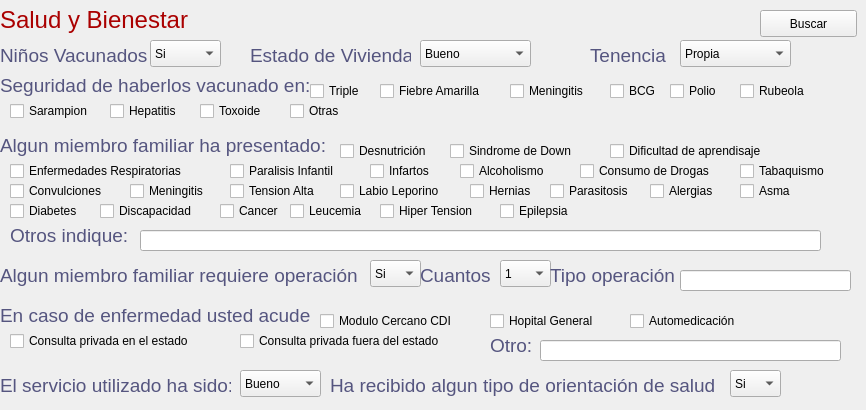
    <widget class="QWidget" name="tab_3">
     <attribute name="title">
      <string>Salud</string>
     </attribute>
     <widget class="QCheckBox" name="checkBox_9">
      <property name="geometry">
       <rect>
        <x>110</x>
        <y>100</y>
        <width>95</width>
        <height>22</height>
       </rect>
      </property>
      <property name="text">
       <string>Hepatitis</string>
      </property>
     </widget>
     <widget class="QCheckBox" name="checkBox_10">
      <property name="geometry">
       <rect>
        <x>740</x>
        <y>80</y>
        <width>95</width>
        <height>22</height>
       </rect>
      </property>
      <property name="text">
       <string>Rubeola</string>
      </property>
     </widget>
     <widget class="QLabel" name="label_36">
      <property name="geometry">
       <rect>
        <x>0</x>
        <y>70</y>
        <width>311</width>
        <height>31</height>
       </rect>
      </property>
      <property name="text">
       <string>&lt;!DOCTYPE HTML PUBLIC &quot;-//W3C//DTD HTML 4.0//EN&quot; &quot;http://www.w3.org/TR/REC-html40/strict.dtd&quot;&gt;
&lt;html&gt;&lt;head&gt;&lt;meta name=&quot;qrichtext&quot; content=&quot;1&quot; /&gt;&lt;style type=&quot;text/css&quot;&gt;
p, li { white-space: pre-wrap; }
&lt;/style&gt;&lt;/head&gt;&lt;body style=&quot; font-family:'Ubuntu'; font-size:11pt; font-weight:400; font-style:normal;&quot;&gt;
&lt;p style=&quot; margin-top:0px; margin-bottom:0px; margin-left:0px; margin-right:0px; -qt-block-indent:0; text-indent:0px;&quot;&gt;&lt;span style=&quot; font-size:14pt; color:#55557f;&quot;&gt;Seguridad de haberlos vacunado en:&lt;/span&gt;&lt;/p&gt;&lt;/body&gt;&lt;/html&gt;</string>
      </property>
     </widget>
     <widget class="QCheckBox" name="checkBox_11">
      <property name="geometry">
       <rect>
        <x>610</x>
        <y>80</y>
        <width>95</width>
        <height>22</height>
       </rect>
      </property>
      <property name="text">
       <string>BCG</string>
      </property>
     </widget>
     <widget class="QCheckBox" name="checkBox_12">
      <property name="geometry">
       <rect>
        <x>380</x>
        <y>80</y>
        <width>131</width>
        <height>22</height>
       </rect>
      </property>
      <property name="text">
       <string>Fiebre Amarilla</string>
      </property>
     </widget>
     <widget class="QLabel" name="label_37">
      <property name="geometry">
       <rect>
        <x>250</x>
        <y>40</y>
        <width>161</width>
        <height>31</height>
       </rect>
      </property>
      <property name="text">
       <string>&lt;!DOCTYPE HTML PUBLIC &quot;-//W3C//DTD HTML 4.0//EN&quot; &quot;http://www.w3.org/TR/REC-html40/strict.dtd&quot;&gt;
&lt;html&gt;&lt;head&gt;&lt;meta name=&quot;qrichtext&quot; content=&quot;1&quot; /&gt;&lt;style type=&quot;text/css&quot;&gt;
p, li { white-space: pre-wrap; }
&lt;/style&gt;&lt;/head&gt;&lt;body style=&quot; font-family:'Ubuntu'; font-size:11pt; font-weight:400; font-style:normal;&quot;&gt;
&lt;p style=&quot; margin-top:0px; margin-bottom:0px; margin-left:0px; margin-right:0px; -qt-block-indent:0; text-indent:0px;&quot;&gt;&lt;span style=&quot; font-size:14pt; color:#55557f;&quot;&gt;Estado de Vivienda&lt;/span&gt;&lt;/p&gt;&lt;/body&gt;&lt;/html&gt;</string>
      </property>
     </widget>
     <widget class="QLabel" name="label_38">
      <property name="geometry">
       <rect>
        <x>0</x>
        <y>0</y>
        <width>361</width>
        <height>41</height>
       </rect>
      </property>
      <property name="text">
       <string>&lt;!DOCTYPE HTML PUBLIC &quot;-//W3C//DTD HTML 4.0//EN&quot; &quot;http://www.w3.org/TR/REC-html40/strict.dtd&quot;&gt;
&lt;html&gt;&lt;head&gt;&lt;meta name=&quot;qrichtext&quot; content=&quot;1&quot; /&gt;&lt;style type=&quot;text/css&quot;&gt;
p, li { white-space: pre-wrap; }
&lt;/style&gt;&lt;/head&gt;&lt;body style=&quot; font-family:'Ubuntu'; font-size:11pt; font-weight:400; font-style:normal;&quot;&gt;
&lt;p style=&quot; margin-top:0px; margin-bottom:0px; margin-left:0px; margin-right:0px; -qt-block-indent:0; text-indent:0px;&quot;&gt;&lt;span style=&quot; font-size:18pt; color:#aa0000;&quot;&gt;Salud y Bienestar&lt;/span&gt;&lt;/p&gt;&lt;/body&gt;&lt;/html&gt;</string>
      </property>
      <property name="textFormat">
       <enum>Qt::AutoText</enum>
      </property>
     </widget>
     <widget class="QComboBox" name="comboBox_37">
      <property name="geometry">
       <rect>
        <x>420</x>
        <y>40</y>
        <width>111</width>
        <height>27</height>
       </rect>
      </property>
      <item>
       <property name="text">
        <string>Bueno</string>
       </property>
      </item>
      <item>
       <property name="text">
        <string>Malo</string>
       </property>
      </item>
      <item>
       <property name="text">
        <string>Regular</string>
       </property>
      </item>
      <item>
       <property name="text">
        <string>Construcción</string>
       </property>
      </item>
     </widget>
     <widget class="QCheckBox" name="checkBox_13">
      <property name="geometry">
       <rect>
        <x>310</x>
        <y>80</y>
        <width>95</width>
        <height>22</height>
       </rect>
      </property>
      <property name="text">
       <string>Triple</string>
      </property>
     </widget>
     <widget class="QLabel" name="label_39">
      <property name="geometry">
       <rect>
        <x>0</x>
        <y>40</y>
        <width>151</width>
        <height>31</height>
       </rect>
      </property>
      <property name="text">
       <string>&lt;!DOCTYPE HTML PUBLIC &quot;-//W3C//DTD HTML 4.0//EN&quot; &quot;http://www.w3.org/TR/REC-html40/strict.dtd&quot;&gt;
&lt;html&gt;&lt;head&gt;&lt;meta name=&quot;qrichtext&quot; content=&quot;1&quot; /&gt;&lt;style type=&quot;text/css&quot;&gt;
p, li { white-space: pre-wrap; }
&lt;/style&gt;&lt;/head&gt;&lt;body style=&quot; font-family:'Ubuntu'; font-size:11pt; font-weight:400; font-style:normal;&quot;&gt;
&lt;p style=&quot; margin-top:0px; margin-bottom:0px; margin-left:0px; margin-right:0px; -qt-block-indent:0; text-indent:0px;&quot;&gt;&lt;span style=&quot; font-size:14pt; color:#55557f;&quot;&gt;Niños Vacunados&lt;/span&gt;&lt;/p&gt;&lt;/body&gt;&lt;/html&gt;</string>
      </property>
     </widget>
     <widget class="QComboBox" name="comboBox_38">
      <property name="geometry">
       <rect>
        <x>150</x>
        <y>40</y>
        <width>71</width>
        <height>27</height>
       </rect>
      </property>
      <item>
       <property name="text">
        <string>Si</string>
       </property>
      </item>
      <item>
       <property name="text">
        <string>No</string>
       </property>
      </item>
      <item>
       <property name="text">
        <string>Menores de 6 años</string>
       </property>
      </item>
     </widget>
     <widget class="QCheckBox" name="checkBox_14">
      <property name="geometry">
       <rect>
        <x>670</x>
        <y>80</y>
        <width>61</width>
        <height>22</height>
       </rect>
      </property>
      <property name="text">
       <string>Polio</string>
      </property>
     </widget>
     <widget class="QCheckBox" name="checkBox_15">
      <property name="geometry">
       <rect>
        <x>510</x>
        <y>80</y>
        <width>101</width>
        <height>22</height>
       </rect>
      </property>
      <property name="text">
       <string>Meningitis</string>
      </property>
     </widget>
     <widget class="QLabel" name="label_40">
      <property name="geometry">
       <rect>
        <x>590</x>
        <y>40</y>
        <width>81</width>
        <height>31</height>
       </rect>
      </property>
      <property name="text">
       <string>&lt;!DOCTYPE HTML PUBLIC &quot;-//W3C//DTD HTML 4.0//EN&quot; &quot;http://www.w3.org/TR/REC-html40/strict.dtd&quot;&gt;
&lt;html&gt;&lt;head&gt;&lt;meta name=&quot;qrichtext&quot; content=&quot;1&quot; /&gt;&lt;style type=&quot;text/css&quot;&gt;
p, li { white-space: pre-wrap; }
&lt;/style&gt;&lt;/head&gt;&lt;body style=&quot; font-family:'Ubuntu'; font-size:11pt; font-weight:400; font-style:normal;&quot;&gt;
&lt;p style=&quot; margin-top:0px; margin-bottom:0px; margin-left:0px; margin-right:0px; -qt-block-indent:0; text-indent:0px;&quot;&gt;&lt;span style=&quot; font-size:14pt; color:#55557f;&quot;&gt;Tenencia&lt;/span&gt;&lt;/p&gt;&lt;/body&gt;&lt;/html&gt;</string>
      </property>
     </widget>
     <widget class="QComboBox" name="comboBox_39">
      <property name="geometry">
       <rect>
        <x>680</x>
        <y>40</y>
        <width>111</width>
        <height>27</height>
       </rect>
      </property>
      <item>
       <property name="text">
        <string>Propia</string>
       </property>
      </item>
      <item>
       <property name="text">
        <string>Alquilada</string>
       </property>
      </item>
      <item>
       <property name="text">
        <string>Opción Compra</string>
       </property>
      </item>
      <item>
       <property name="text">
        <string>Otra</string>
       </property>
      </item>
     </widget>
     <widget class="QCheckBox" name="checkBox_16">
      <property name="geometry">
       <rect>
        <x>10</x>
        <y>100</y>
        <width>101</width>
        <height>22</height>
       </rect>
      </property>
      <property name="text">
       <string>Sarampion</string>
      </property>
     </widget>
     <widget class="QCheckBox" name="checkBox_19">
      <property name="geometry">
       <rect>
        <x>200</x>
        <y>100</y>
        <width>101</width>
        <height>22</height>
       </rect>
      </property>
      <property name="text">
       <string>Toxoide</string>
      </property>
     </widget>
     <widget class="QCheckBox" name="checkBox_20">
      <property name="geometry">
       <rect>
        <x>290</x>
        <y>100</y>
        <width>71</width>
        <height>22</height>
       </rect>
      </property>
      <property name="text">
       <string>Otras</string>
      </property>
     </widget>
     <widget class="QCheckBox" name="checkBox_17">
      <property name="geometry">
       <rect>
        <x>10</x>
        <y>160</y>
        <width>221</width>
        <height>22</height>
       </rect>
      </property>
      <property name="text">
       <string>Enfermedades Respiratorias</string>
      </property>
     </widget>
     <widget class="QCheckBox" name="checkBox_21">
      <property name="geometry">
       <rect>
        <x>370</x>
        <y>160</y>
        <width>101</width>
        <height>22</height>
       </rect>
      </property>
      <property name="text">
       <string>Infartos</string>
      </property>
     </widget>
     <widget class="QCheckBox" name="checkBox_18">
      <property name="geometry">
       <rect>
        <x>460</x>
        <y>160</y>
        <width>111</width>
        <height>22</height>
       </rect>
      </property>
      <property name="text">
       <string>Alcoholismo</string>
      </property>
     </widget>
     <widget class="QCheckBox" name="checkBox_22">
      <property name="geometry">
       <rect>
        <x>450</x>
        <y>140</y>
        <width>151</width>
        <height>22</height>
       </rect>
      </property>
      <property name="text">
       <string>Sindrome de Down</string>
      </property>
     </widget>
     <widget class="QCheckBox" name="checkBox_23">
      <property name="geometry">
       <rect>
        <x>580</x>
        <y>160</y>
        <width>161</width>
        <height>22</height>
       </rect>
      </property>
      <property name="text">
       <string>Consumo de Drogas</string>
      </property>
     </widget>
     <widget class="QCheckBox" name="checkBox_24">
      <property name="geometry">
       <rect>
        <x>230</x>
        <y>160</y>
        <width>131</width>
        <height>22</height>
       </rect>
      </property>
      <property name="text">
       <string>Paralisis Infantil</string>
      </property>
     </widget>
     <widget class="QLabel" name="label_41">
      <property name="geometry">
       <rect>
        <x>0</x>
        <y>130</y>
        <width>331</width>
        <height>31</height>
       </rect>
      </property>
      <property name="text">
       <string>&lt;!DOCTYPE HTML PUBLIC &quot;-//W3C//DTD HTML 4.0//EN&quot; &quot;http://www.w3.org/TR/REC-html40/strict.dtd&quot;&gt;
&lt;html&gt;&lt;head&gt;&lt;meta name=&quot;qrichtext&quot; content=&quot;1&quot; /&gt;&lt;style type=&quot;text/css&quot;&gt;
p, li { white-space: pre-wrap; }
&lt;/style&gt;&lt;/head&gt;&lt;body style=&quot; font-family:'Ubuntu'; font-size:11pt; font-weight:400; font-style:normal;&quot;&gt;
&lt;p style=&quot; margin-top:0px; margin-bottom:0px; margin-left:0px; margin-right:0px; -qt-block-indent:0; text-indent:0px;&quot;&gt;&lt;span style=&quot; font-size:14pt; color:#55557f;&quot;&gt;Algun miembro familiar ha presentado:&lt;/span&gt;&lt;/p&gt;&lt;/body&gt;&lt;/html&gt;</string>
      </property>
     </widget>
     <widget class="QCheckBox" name="checkBox_25">
      <property name="geometry">
       <rect>
        <x>10</x>
        <y>180</y>
        <width>111</width>
        <height>22</height>
       </rect>
      </property>
      <property name="text">
       <string>Convulciones</string>
      </property>
     </widget>
     <widget class="QCheckBox" name="checkBox_26">
      <property name="geometry">
       <rect>
        <x>340</x>
        <y>140</y>
        <width>121</width>
        <height>22</height>
       </rect>
      </property>
      <property name="text">
       <string>Desnutrición</string>
      </property>
     </widget>
     <widget class="QCheckBox" name="checkBox_27">
      <property name="geometry">
       <rect>
        <x>610</x>
        <y>140</y>
        <width>201</width>
        <height>22</height>
       </rect>
      </property>
      <property name="text">
       <string>Dificultad de aprendisaje</string>
      </property>
     </widget>
     <widget class="QCheckBox" name="checkBox_28">
      <property name="geometry">
       <rect>
        <x>740</x>
        <y>160</y>
        <width>111</width>
        <height>22</height>
       </rect>
      </property>
      <property name="text">
       <string>Tabaquismo</string>
      </property>
     </widget>
     <widget class="QCheckBox" name="checkBox_29">
      <property name="geometry">
       <rect>
        <x>130</x>
        <y>180</y>
        <width>101</width>
        <height>22</height>
       </rect>
      </property>
      <property name="text">
       <string>Meningitis</string>
      </property>
     </widget>
     <widget class="QCheckBox" name="checkBox_30">
      <property name="geometry">
       <rect>
        <x>230</x>
        <y>180</y>
        <width>111</width>
        <height>22</height>
       </rect>
      </property>
      <property name="text">
       <string>Tension Alta</string>
      </property>
     </widget>
     <widget class="QCheckBox" name="checkBox_31">
      <property name="geometry">
       <rect>
        <x>340</x>
        <y>180</y>
        <width>131</width>
        <height>22</height>
       </rect>
      </property>
      <property name="text">
       <string>Labio Leporino</string>
      </property>
     </widget>
     <widget class="QCheckBox" name="checkBox_32">
      <property name="geometry">
       <rect>
        <x>470</x>
        <y>180</y>
        <width>111</width>
        <height>22</height>
       </rect>
      </property>
      <property name="text">
       <string>Hernias</string>
      </property>
     </widget>
     <widget class="QCheckBox" name="checkBox_33">
      <property name="geometry">
       <rect>
        <x>550</x>
        <y>180</y>
        <width>101</width>
        <height>22</height>
       </rect>
      </property>
      <property name="text">
       <string>Parasitosis</string>
      </property>
     </widget>
     <widget class="QCheckBox" name="checkBox_34">
      <property name="geometry">
       <rect>
        <x>650</x>
        <y>180</y>
        <width>111</width>
        <height>22</height>
       </rect>
      </property>
      <property name="text">
       <string>Alergias</string>
      </property>
     </widget>
     <widget class="QCheckBox" name="checkBox_35">
      <property name="geometry">
       <rect>
        <x>740</x>
        <y>180</y>
        <width>71</width>
        <height>22</height>
       </rect>
      </property>
      <property name="text">
       <string>Asma</string>
      </property>
     </widget>
     <widget class="QCheckBox" name="checkBox_36">
      <property name="geometry">
       <rect>
        <x>220</x>
        <y>200</y>
        <width>71</width>
        <height>22</height>
       </rect>
      </property>
      <property name="text">
       <string>Cancer</string>
      </property>
     </widget>
     <widget class="QCheckBox" name="checkBox_37">
      <property name="geometry">
       <rect>
        <x>10</x>
        <y>200</y>
        <width>111</width>
        <height>22</height>
       </rect>
      </property>
      <property name="text">
       <string>Diabetes</string>
      </property>
     </widget>
     <widget class="QCheckBox" name="checkBox_38">
      <property name="geometry">
       <rect>
        <x>100</x>
        <y>200</y>
        <width>121</width>
        <height>22</height>
       </rect>
      </property>
      <property name="text">
       <string>Discapacidad</string>
      </property>
     </widget>
     <widget class="QCheckBox" name="checkBox_39">
      <property name="geometry">
       <rect>
        <x>290</x>
        <y>200</y>
        <width>131</width>
        <height>22</height>
       </rect>
      </property>
      <property name="text">
       <string>Leucemia</string>
      </property>
     </widget>
     <widget class="QCheckBox" name="checkBox_40">
      <property name="geometry">
       <rect>
        <x>500</x>
        <y>200</y>
        <width>121</width>
        <height>22</height>
       </rect>
      </property>
      <property name="text">
       <string>Epilepsia</string>
      </property>
     </widget>
     <widget class="QCheckBox" name="checkBox_42">
      <property name="geometry">
       <rect>
        <x>380</x>
        <y>200</y>
        <width>121</width>
        <height>22</height>
       </rect>
      </property>
      <property name="text">
       <string>Hiper Tension</string>
      </property>
     </widget>
     <widget class="QLineEdit" name="lineEdit_58">
      <property name="geometry">
       <rect>
        <x>140</x>
        <y>230</y>
        <width>681</width>
        <height>21</height>
       </rect>
      </property>
     </widget>
     <widget class="QLabel" name="label_42">
      <property name="geometry">
       <rect>
        <x>10</x>
        <y>220</y>
        <width>121</width>
        <height>31</height>
       </rect>
      </property>
      <property name="text">
       <string>&lt;!DOCTYPE HTML PUBLIC &quot;-//W3C//DTD HTML 4.0//EN&quot; &quot;http://www.w3.org/TR/REC-html40/strict.dtd&quot;&gt;
&lt;html&gt;&lt;head&gt;&lt;meta name=&quot;qrichtext&quot; content=&quot;1&quot; /&gt;&lt;style type=&quot;text/css&quot;&gt;
p, li { white-space: pre-wrap; }
&lt;/style&gt;&lt;/head&gt;&lt;body style=&quot; font-family:'Ubuntu'; font-size:11pt; font-weight:400; font-style:normal;&quot;&gt;
&lt;p style=&quot; margin-top:0px; margin-bottom:0px; margin-left:0px; margin-right:0px; -qt-block-indent:0; text-indent:0px;&quot;&gt;&lt;span style=&quot; font-size:14pt; color:#55557f;&quot;&gt;Otros indique:&lt;/span&gt;&lt;/p&gt;&lt;/body&gt;&lt;/html&gt;</string>
      </property>
     </widget>
     <widget class="QLabel" name="label_43">
      <property name="geometry">
       <rect>
        <x>0</x>
        <y>260</y>
        <width>371</width>
        <height>31</height>
       </rect>
      </property>
      <property name="text">
       <string>&lt;!DOCTYPE HTML PUBLIC &quot;-//W3C//DTD HTML 4.0//EN&quot; &quot;http://www.w3.org/TR/REC-html40/strict.dtd&quot;&gt;
&lt;html&gt;&lt;head&gt;&lt;meta name=&quot;qrichtext&quot; content=&quot;1&quot; /&gt;&lt;style type=&quot;text/css&quot;&gt;
p, li { white-space: pre-wrap; }
&lt;/style&gt;&lt;/head&gt;&lt;body style=&quot; font-family:'Ubuntu'; font-size:11pt; font-weight:400; font-style:normal;&quot;&gt;
&lt;p style=&quot; margin-top:0px; margin-bottom:0px; margin-left:0px; margin-right:0px; -qt-block-indent:0; text-indent:0px;&quot;&gt;&lt;span style=&quot; font-size:14pt; color:#55557f;&quot;&gt;Algun miembro familiar requiere operación&lt;/span&gt;&lt;/p&gt;&lt;/body&gt;&lt;/html&gt;</string>
      </property>
     </widget>
     <widget class="QComboBox" name="comboBox_40">
      <property name="geometry">
       <rect>
        <x>370</x>
        <y>260</y>
        <width>51</width>
        <height>27</height>
       </rect>
      </property>
      <item>
       <property name="text">
        <string>Si</string>
       </property>
      </item>
      <item>
       <property name="text">
        <string>No</string>
       </property>
      </item>
     </widget>
     <widget class="QLineEdit" name="lineEdit_59">
      <property name="geometry">
       <rect>
        <x>680</x>
        <y>270</y>
        <width>171</width>
        <height>21</height>
       </rect>
      </property>
     </widget>
     <widget class="QLabel" name="label_44">
      <property name="geometry">
       <rect>
        <x>420</x>
        <y>260</y>
        <width>81</width>
        <height>31</height>
       </rect>
      </property>
      <property name="text">
       <string>&lt;!DOCTYPE HTML PUBLIC &quot;-//W3C//DTD HTML 4.0//EN&quot; &quot;http://www.w3.org/TR/REC-html40/strict.dtd&quot;&gt;
&lt;html&gt;&lt;head&gt;&lt;meta name=&quot;qrichtext&quot; content=&quot;1&quot; /&gt;&lt;style type=&quot;text/css&quot;&gt;
p, li { white-space: pre-wrap; }
&lt;/style&gt;&lt;/head&gt;&lt;body style=&quot; font-family:'Ubuntu'; font-size:11pt; font-weight:400; font-style:normal;&quot;&gt;
&lt;p style=&quot; margin-top:0px; margin-bottom:0px; margin-left:0px; margin-right:0px; -qt-block-indent:0; text-indent:0px;&quot;&gt;&lt;span style=&quot; font-size:14pt; color:#55557f;&quot;&gt;Cuantos&lt;/span&gt;&lt;/p&gt;&lt;/body&gt;&lt;/html&gt;</string>
      </property>
     </widget>
     <widget class="QComboBox" name="comboBox_41">
      <property name="geometry">
       <rect>
        <x>500</x>
        <y>260</y>
        <width>51</width>
        <height>27</height>
       </rect>
      </property>
      <item>
       <property name="text">
        <string>1</string>
       </property>
      </item>
      <item>
       <property name="text">
        <string>2</string>
       </property>
      </item>
      <item>
       <property name="text">
        <string>3</string>
       </property>
      </item>
      <item>
       <property name="text">
        <string>4</string>
       </property>
      </item>
      <item>
       <property name="text">
        <string>5</string>
       </property>
      </item>
      <item>
       <property name="text">
        <string>6</string>
       </property>
      </item>
      <item>
       <property name="text">
        <string>7</string>
       </property>
      </item>
     </widget>
     <widget class="QLabel" name="label_45">
      <property name="geometry">
       <rect>
        <x>550</x>
        <y>260</y>
        <width>131</width>
        <height>31</height>
       </rect>
      </property>
      <property name="text">
       <string>&lt;!DOCTYPE HTML PUBLIC &quot;-//W3C//DTD HTML 4.0//EN&quot; &quot;http://www.w3.org/TR/REC-html40/strict.dtd&quot;&gt;
&lt;html&gt;&lt;head&gt;&lt;meta name=&quot;qrichtext&quot; content=&quot;1&quot; /&gt;&lt;style type=&quot;text/css&quot;&gt;
p, li { white-space: pre-wrap; }
&lt;/style&gt;&lt;/head&gt;&lt;body style=&quot; font-family:'Ubuntu'; font-size:11pt; font-weight:400; font-style:normal;&quot;&gt;
&lt;p style=&quot; margin-top:0px; margin-bottom:0px; margin-left:0px; margin-right:0px; -qt-block-indent:0; text-indent:0px;&quot;&gt;&lt;span style=&quot; font-size:14pt; color:#55557f;&quot;&gt;Tipo operación&lt;/span&gt;&lt;/p&gt;&lt;/body&gt;&lt;/html&gt;</string>
      </property>
     </widget>
     <widget class="QCheckBox" name="checkBox_43">
      <property name="geometry">
       <rect>
        <x>490</x>
        <y>310</y>
        <width>131</width>
        <height>22</height>
       </rect>
      </property>
      <property name="text">
       <string>Hopital General</string>
      </property>
     </widget>
     <widget class="QLabel" name="label_46">
      <property name="geometry">
       <rect>
        <x>0</x>
        <y>300</y>
        <width>311</width>
        <height>31</height>
       </rect>
      </property>
      <property name="text">
       <string>&lt;!DOCTYPE HTML PUBLIC &quot;-//W3C//DTD HTML 4.0//EN&quot; &quot;http://www.w3.org/TR/REC-html40/strict.dtd&quot;&gt;
&lt;html&gt;&lt;head&gt;&lt;meta name=&quot;qrichtext&quot; content=&quot;1&quot; /&gt;&lt;style type=&quot;text/css&quot;&gt;
p, li { white-space: pre-wrap; }
&lt;/style&gt;&lt;/head&gt;&lt;body style=&quot; font-family:'Ubuntu'; font-size:11pt; font-weight:400; font-style:normal;&quot;&gt;
&lt;p style=&quot; margin-top:0px; margin-bottom:0px; margin-left:0px; margin-right:0px; -qt-block-indent:0; text-indent:0px;&quot;&gt;&lt;span style=&quot; font-size:14pt; color:#55557f;&quot;&gt;En caso de enfermedad usted acude:&lt;/span&gt;&lt;/p&gt;&lt;/body&gt;&lt;/html&gt;</string>
      </property>
     </widget>
     <widget class="QCheckBox" name="checkBox_44">
      <property name="geometry">
       <rect>
        <x>10</x>
        <y>330</y>
        <width>221</width>
        <height>22</height>
       </rect>
      </property>
      <property name="text">
       <string>Consulta privada en el estado</string>
      </property>
     </widget>
     <widget class="QCheckBox" name="checkBox_45">
      <property name="geometry">
       <rect>
        <x>320</x>
        <y>310</y>
        <width>161</width>
        <height>22</height>
       </rect>
      </property>
      <property name="text">
       <string>Modulo Cercano CDI</string>
      </property>
     </widget>
     <widget class="QCheckBox" name="checkBox_46">
      <property name="geometry">
       <rect>
        <x>630</x>
        <y>310</y>
        <width>141</width>
        <height>22</height>
       </rect>
      </property>
      <property name="text">
       <string>Automedicación</string>
      </property>
     </widget>
     <widget class="QCheckBox" name="checkBox_48">
      <property name="geometry">
       <rect>
        <x>240</x>
        <y>330</y>
        <width>251</width>
        <height>22</height>
       </rect>
      </property>
      <property name="text">
       <string>Consulta privada fuera del estado</string>
      </property>
     </widget>
     <widget class="QLineEdit" name="lineEdit_60">
      <property name="geometry">
       <rect>
        <x>540</x>
        <y>340</y>
        <width>301</width>
        <height>21</height>
       </rect>
      </property>
     </widget>
     <widget class="QLabel" name="label_47">
      <property name="geometry">
       <rect>
        <x>490</x>
        <y>330</y>
        <width>51</width>
        <height>31</height>
       </rect>
      </property>
      <property name="text">
       <string>&lt;!DOCTYPE HTML PUBLIC &quot;-//W3C//DTD HTML 4.0//EN&quot; &quot;http://www.w3.org/TR/REC-html40/strict.dtd&quot;&gt;
&lt;html&gt;&lt;head&gt;&lt;meta name=&quot;qrichtext&quot; content=&quot;1&quot; /&gt;&lt;style type=&quot;text/css&quot;&gt;
p, li { white-space: pre-wrap; }
&lt;/style&gt;&lt;/head&gt;&lt;body style=&quot; font-family:'Ubuntu'; font-size:11pt; font-weight:400; font-style:normal;&quot;&gt;
&lt;p style=&quot; margin-top:0px; margin-bottom:0px; margin-left:0px; margin-right:0px; -qt-block-indent:0; text-indent:0px;&quot;&gt;&lt;span style=&quot; font-size:14pt; color:#55557f;&quot;&gt;Otro:&lt;/span&gt;&lt;/p&gt;&lt;/body&gt;&lt;/html&gt;</string>
      </property>
     </widget>
     <widget class="QLabel" name="label_48">
      <property name="geometry">
       <rect>
        <x>0</x>
        <y>370</y>
        <width>231</width>
        <height>31</height>
       </rect>
      </property>
      <property name="text">
       <string>&lt;!DOCTYPE HTML PUBLIC &quot;-//W3C//DTD HTML 4.0//EN&quot; &quot;http://www.w3.org/TR/REC-html40/strict.dtd&quot;&gt;
&lt;html&gt;&lt;head&gt;&lt;meta name=&quot;qrichtext&quot; content=&quot;1&quot; /&gt;&lt;style type=&quot;text/css&quot;&gt;
p, li { white-space: pre-wrap; }
&lt;/style&gt;&lt;/head&gt;&lt;body style=&quot; font-family:'Ubuntu'; font-size:11pt; font-weight:400; font-style:normal;&quot;&gt;
&lt;p style=&quot; margin-top:0px; margin-bottom:0px; margin-left:0px; margin-right:0px; -qt-block-indent:0; text-indent:0px;&quot;&gt;&lt;span style=&quot; font-size:14pt; color:#55557f;&quot;&gt;El servicio utilizado ha sido:&lt;/span&gt;&lt;/p&gt;&lt;/body&gt;&lt;/html&gt;</string>
      </property>
     </widget>
     <widget class="QComboBox" name="comboBox_42">
      <property name="geometry">
       <rect>
        <x>240</x>
        <y>370</y>
        <width>81</width>
        <height>27</height>
       </rect>
      </property>
      <item>
       <property name="text">
        <string>Bueno</string>
       </property>
      </item>
      <item>
       <property name="text">
        <string>Regular</string>
       </property>
      </item>
      <item>
       <property name="text">
        <string>Malo</string>
       </property>
      </item>
     </widget>
     <widget class="QComboBox" name="comboBox_43">
      <property name="geometry">
       <rect>
        <x>730</x>
        <y>370</y>
        <width>51</width>
        <height>27</height>
       </rect>
      </property>
      <item>
       <property name="text">
        <string>Si</string>
       </property>
      </item>
      <item>
       <property name="text">
        <string>No</string>
       </property>
      </item>
     </widget>
     <widget class="QLabel" name="label_49">
      <property name="geometry">
       <rect>
        <x>330</x>
        <y>370</y>
        <width>391</width>
        <height>31</height>
       </rect>
      </property>
      <property name="text">
       <string>&lt;!DOCTYPE HTML PUBLIC &quot;-//W3C//DTD HTML 4.0//EN&quot; &quot;http://www.w3.org/TR/REC-html40/strict.dtd&quot;&gt;
&lt;html&gt;&lt;head&gt;&lt;meta name=&quot;qrichtext&quot; content=&quot;1&quot; /&gt;&lt;style type=&quot;text/css&quot;&gt;
p, li { white-space: pre-wrap; }
&lt;/style&gt;&lt;/head&gt;&lt;body style=&quot; font-family:'Ubuntu'; font-size:11pt; font-weight:400; font-style:normal;&quot;&gt;
&lt;p style=&quot; margin-top:0px; margin-bottom:0px; margin-left:0px; margin-right:0px; -qt-block-indent:0; text-indent:0px;&quot;&gt;&lt;span style=&quot; font-size:14pt; color:#55557f;&quot;&gt;Ha recibido algun tipo de orientación de salud&lt;/span&gt;&lt;/p&gt;&lt;/body&gt;&lt;/html&gt;</string>
      </property>
     </widget>
     <widget class="QPushButton" name="pushButton_6">
      <property name="geometry">
       <rect>
        <x>760</x>
        <y>10</y>
        <width>97</width>
        <height>27</height>
       </rect>
      </property>
      <property name="text">
       <string>Buscar</string>
      </property>
     </widget>
    </widget>
